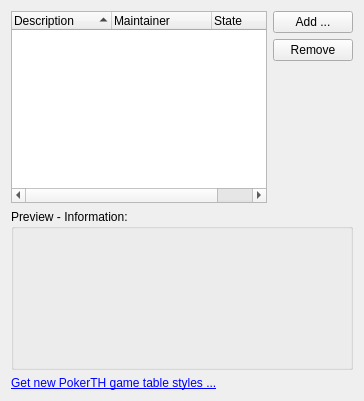
           <widget class="QWidget" name="tab_3">
            <attribute name="title">
             <string>Game Table</string>
            </attribute>
            <layout class="QGridLayout" name="gridLayout_13">
             <item row="0" column="1">
              <layout class="QVBoxLayout" name="verticalLayout">
               <item>
                <widget class="QPushButton" name="pushButton_addGameTableStyle">
                 <property name="text">
                  <string>Add ...</string>
                 </property>
                </widget>
               </item>
               <item>
                <widget class="QPushButton" name="pushButton_removeGameTableStyle">
                 <property name="text">
                  <string>Remove</string>
                 </property>
                </widget>
               </item>
               <item>
                <spacer name="verticalSpacer_3">
                 <property name="orientation">
                  <enum>Qt::Vertical</enum>
                 </property>
                 <property name="sizeHint" stdset="0">
                  <size>
                   <width>20</width>
                   <height>17</height>
                  </size>
                 </property>
                </spacer>
               </item>
              </layout>
             </item>
             <item row="1" column="0" colspan="2">
              <widget class="QGroupBox" name="groupBox_13">
               <property name="title">
                <string>Preview - Information:</string>
               </property>
               <layout class="QGridLayout" name="gridLayout_15">
                <item row="0" column="0">
                 <widget class="QLabel" name="label_gameTableStylePreview">
                  <property name="minimumSize">
                   <size>
                    <width>160</width>
                    <height>120</height>
                   </size>
                  </property>
                  <property name="maximumSize">
                   <size>
                    <width>160</width>
                    <height>120</height>
                   </size>
                  </property>
                  <property name="text">
                   <string/>
                  </property>
                 </widget>
                </item>
                <item row="0" column="1">
                 <widget class="QLabel" name="label_gameTableStyleInfo">
                  <property name="text">
                   <string/>
                  </property>
                  <property name="textFormat">
                   <enum>Qt::RichText</enum>
                  </property>
                  <property name="alignment">
                   <set>Qt::AlignLeading|Qt::AlignLeft|Qt::AlignTop</set>
                  </property>
                 </widget>
                </item>
               </layout>
              </widget>
             </item>
             <item row="2" column="0" colspan="2">
              <widget class="QLabel" name="label_55">
               <property name="text">
                <string>&lt;!DOCTYPE HTML PUBLIC &quot;-//W3C//DTD HTML 4.0//EN&quot; &quot;http://www.w3.org/TR/REC-html40/strict.dtd&quot;&gt;
&lt;html&gt;&lt;head&gt;&lt;meta name=&quot;qrichtext&quot; content=&quot;1&quot; /&gt;&lt;style type=&quot;text/css&quot;&gt;
p, li { white-space: pre-wrap; }
&lt;/style&gt;&lt;/head&gt;&lt;body&gt;
&lt;p style=&quot; margin-top:0px; margin-bottom:0px; margin-left:0px; margin-right:0px; -qt-block-indent:0; text-indent:0px;&quot;&gt;&lt;a href=&quot;https://gtstyles.pokerth.net/&quot;&gt;&lt;span style=&quot; text-decoration: underline; color:#0000ff;&quot;&gt;Get new PokerTH game table styles ...&lt;/span&gt;&lt;/a&gt;&lt;/p&gt;&lt;/body&gt;&lt;/html&gt;</string>
               </property>
               <property name="openExternalLinks">
                <bool>true</bool>
               </property>
              </widget>
             </item>
             <item row="0" column="0">
              <widget class="QTreeWidget" name="treeWidget_gameTableStyles">
               <property name="indentation">
                <number>5</number>
               </property>
               <property name="rootIsDecorated">
                <bool>false</bool>
               </property>
               <property name="itemsExpandable">
                <bool>false</bool>
               </property>
               <property name="sortingEnabled">
                <bool>true</bool>
               </property>
               <property name="allColumnsShowFocus">
                <bool>true</bool>
               </property>
               <property name="columnCount">
                <number>3</number>
               </property>
               <attribute name="headerCascadingSectionResizes">
                <bool>false</bool>
               </attribute>
               <attribute name="headerShowSortIndicator" stdset="0">
                <bool>true</bool>
               </attribute>
               <column>
                <property name="text">
                 <string>Description</string>
                </property>
               </column>
               <column>
                <property name="text">
                 <string>Maintainer</string>
                </property>
               </column>
               <column>
                <property name="text">
                 <string>State</string>
                </property>
               </column>
              </widget>
             </item>
            </layout>
           </widget>
